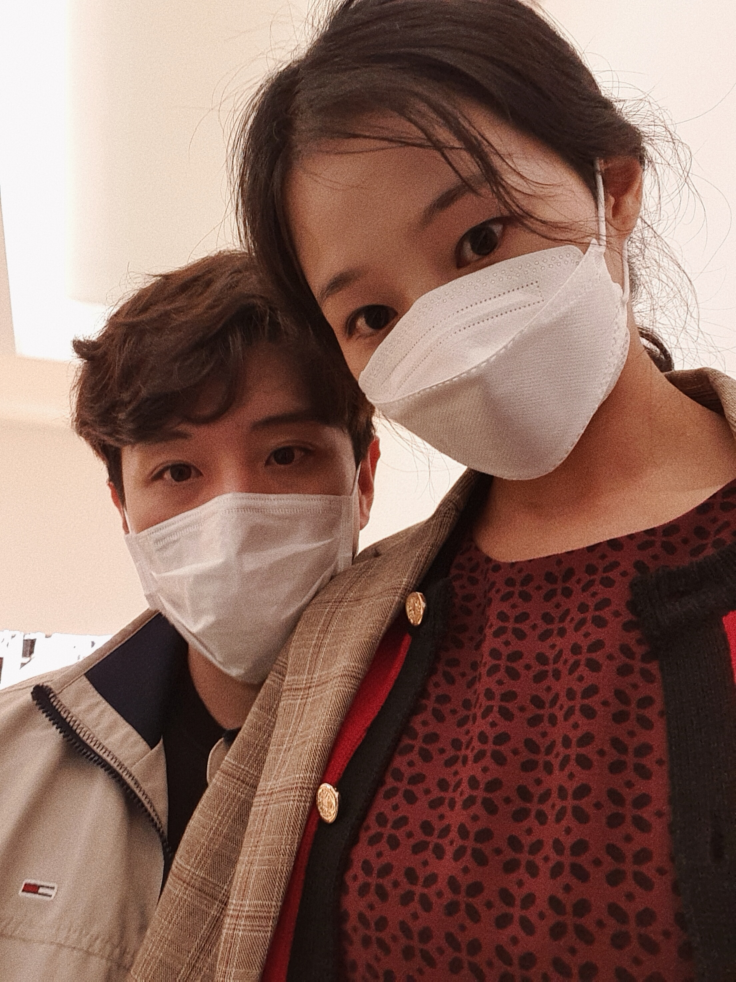
#> input picture watermark/2021-10-25-15-35-48-464.jpg, 2208 x 2944 px, found by its file name (shown at 1/3 size); its folder holds only this picture in this run
$ python rotate_watermark.py
#> lines starting #> are read from the running program, lines starting #| are printed output that depends on the picture
from PIL import ImageFont, ImageDraw, ImageOps, Image
import os

basepath = './watermark/'
jpgpath_list = os.listdir(basepath)
for jpgpath in jpgpath_list:
    if jpgpath.endswith('jpg'):
        finalpath = basepath + jpgpath
        img = Image.open(finalpath)
#> img is the input picture: PIL image 2208x2944 RGB; mean R, G, B 137.8, 105.4, 94.8
        # img=Image.open("D:/Python/watermark/2021-10-25-15-35-48-464.jpg")
        width, height = img.size
#> width = 2208; height = 2944

        text = "♥"
        font = ImageFont.truetype('C:/Users/jjs06/AppData/Local/Microsoft/Windows/Fonts/NanumGothicCoding.ttf', 100)
        txt=Image.new('L', (width,height))
#> txt: PIL image 2208x2944 L; every value is 0
        print(txt)
#| <PIL.Image.Image image mode=L size=2208x2944 at 0x7FEC1F47BE10>
        d = ImageDraw.Draw(txt)

        for x, y in zip(range(0,width,width//3), range(0,height,height//3)):
            d.text( (x, y), text,  font=font, fill=255)
            d.text( (x+1000, y), text,  font=font, fill=255)
            d.text( (x+2000, y), text,  font=font, fill=255)
            d.text( (x+3000, y), text,  font=font, fill=255)
            d.text( (x-1000, y), text,  font=font, fill=255)
            d.text( (x-2000, y), text,  font=font, fill=255)
            d.text( (x-3000, y), text,  font=font, fill=255)
            w=txt.rotate(45,  expand=1)
            img.paste( ImageOps.colorize(w, (0,0,0), (000, 255, 255)), (242,60),  w)
            img.show()
#> this loop made 3 passes
#> pass 1, `w=txt.rotate(45,  expand=1)`:
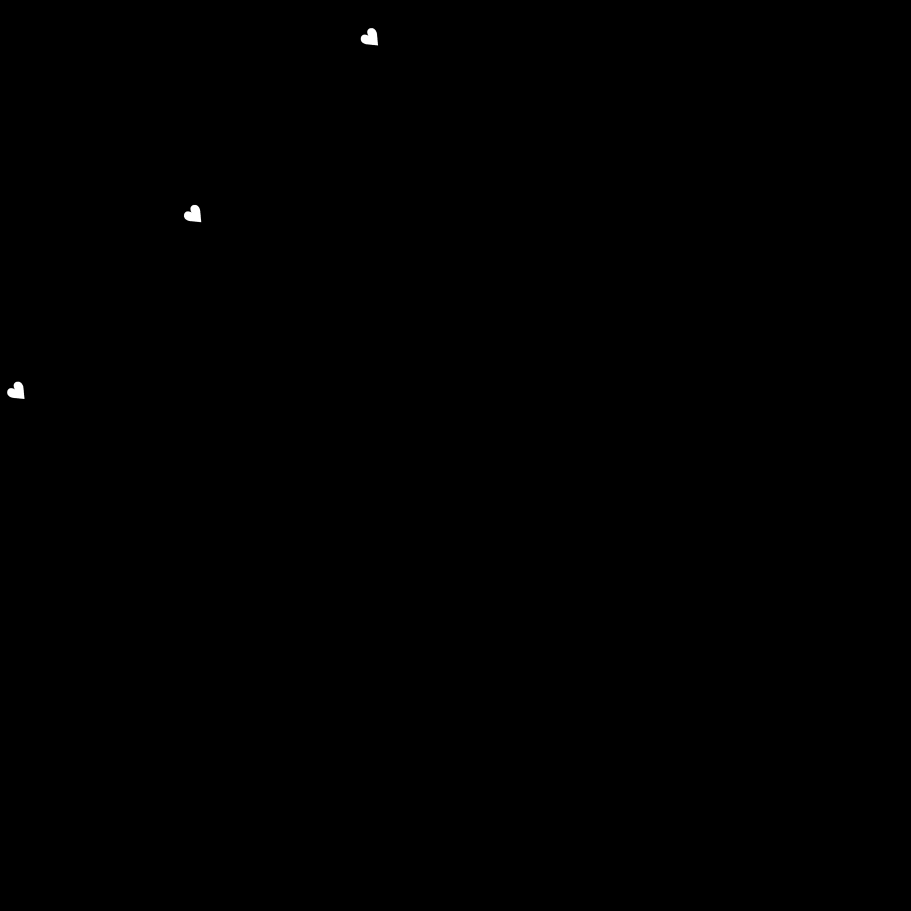
#> w: PIL image 3644x3644 L (shown at 1/4 size); min 0, max 255, mean 0.2
#> pass 1, `img.show()`:
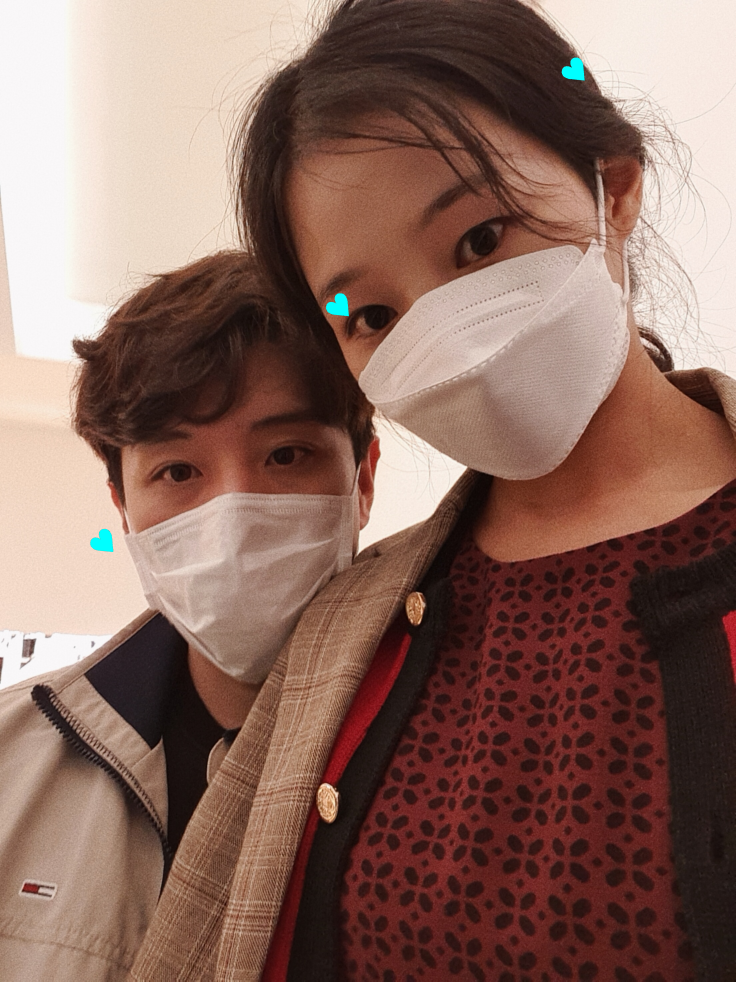
#> shown: PIL image 2208x2944 RGB (shown at 1/3 size); mean R, G, B 137.6, 105.6, 95.1

$ run again, on watermark/2021-11-22-18-13-20-377.jpg
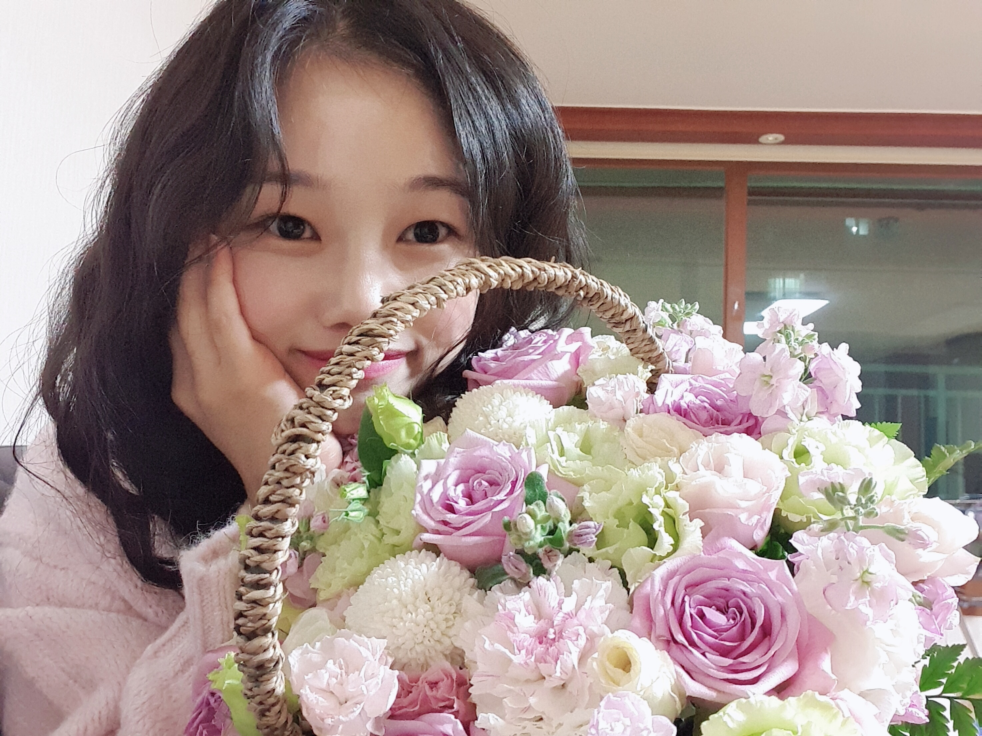
#> input picture watermark/2021-11-22-18-13-20-377.jpg, 2944 x 2208 px, found by its file name (shown at 1/3 size)
#> img is the input picture: PIL image 2944x2208 RGB; mean R, G, B 162, 144.2, 139
#> txt: PIL image 2944x2208 L; every value is 0
#| <PIL.Image.Image image mode=L size=2944x2208 at 0x7FEC1FCAC210>
#> the loop `for x, y in zip(range(0,width,width//3), range(0,height,height//3)):` made 3 passes
#> pass 1, `img.show()`:
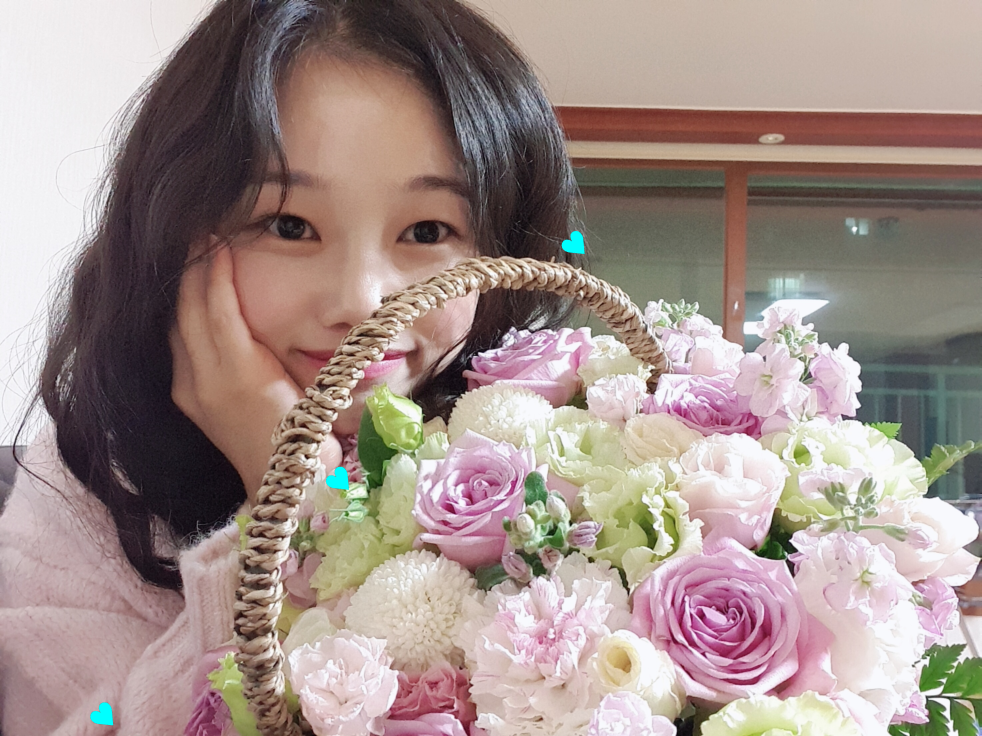
#> shown: PIL image 2944x2208 RGB (shown at 1/3 size); mean R, G, B 161.8, 144.4, 139.2

$ run again, on watermark/B612_20210904_191813_411.jpg
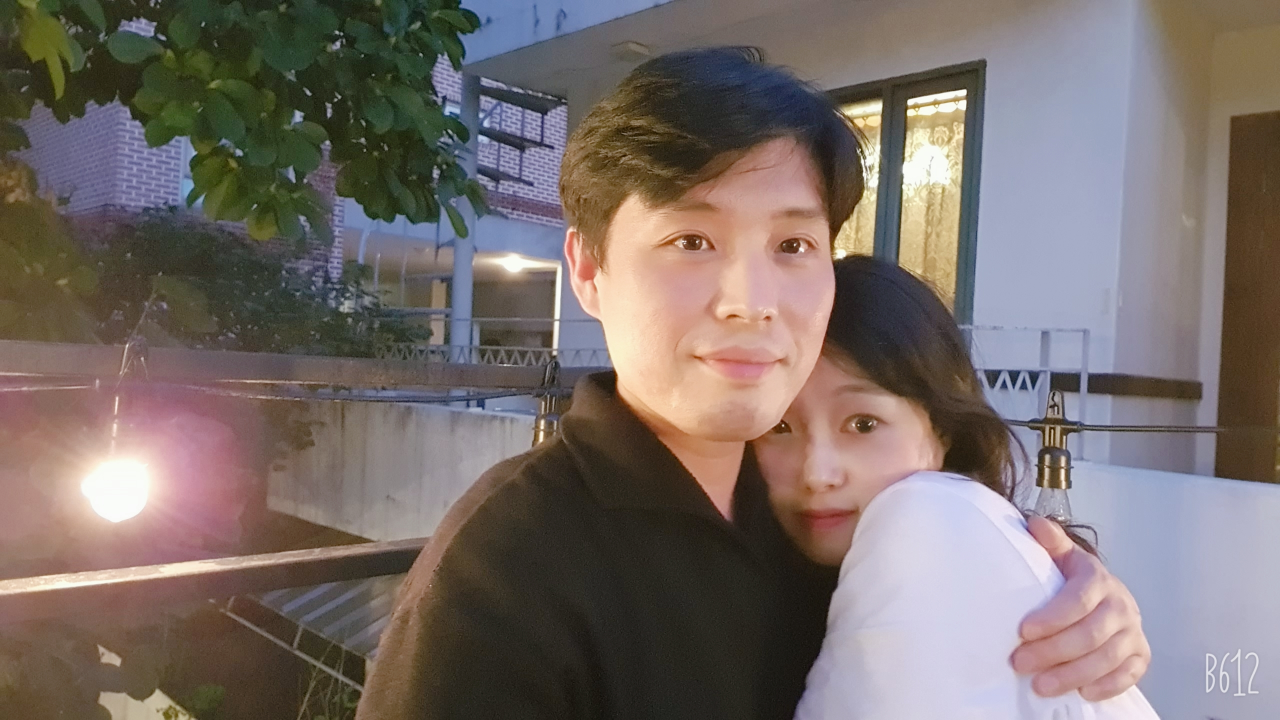
#> input picture watermark/B612_20210904_191813_411.jpg, 2560 x 1440 px, found by its file name (shown at 1/2 size)
#> img is the input picture: PIL image 2560x1440 RGB; mean R, G, B 120.3, 109.3, 105.4
#> txt: PIL image 2560x1440 L; every value is 0
#| <PIL.Image.Image image mode=L size=2560x1440 at 0x7FEC1F49DAD0>
#> the loop `for x, y in zip(range(0,width,width//3), range(0,height,height//3)):` made 3 passes
#> pass 1, `img.show()`:
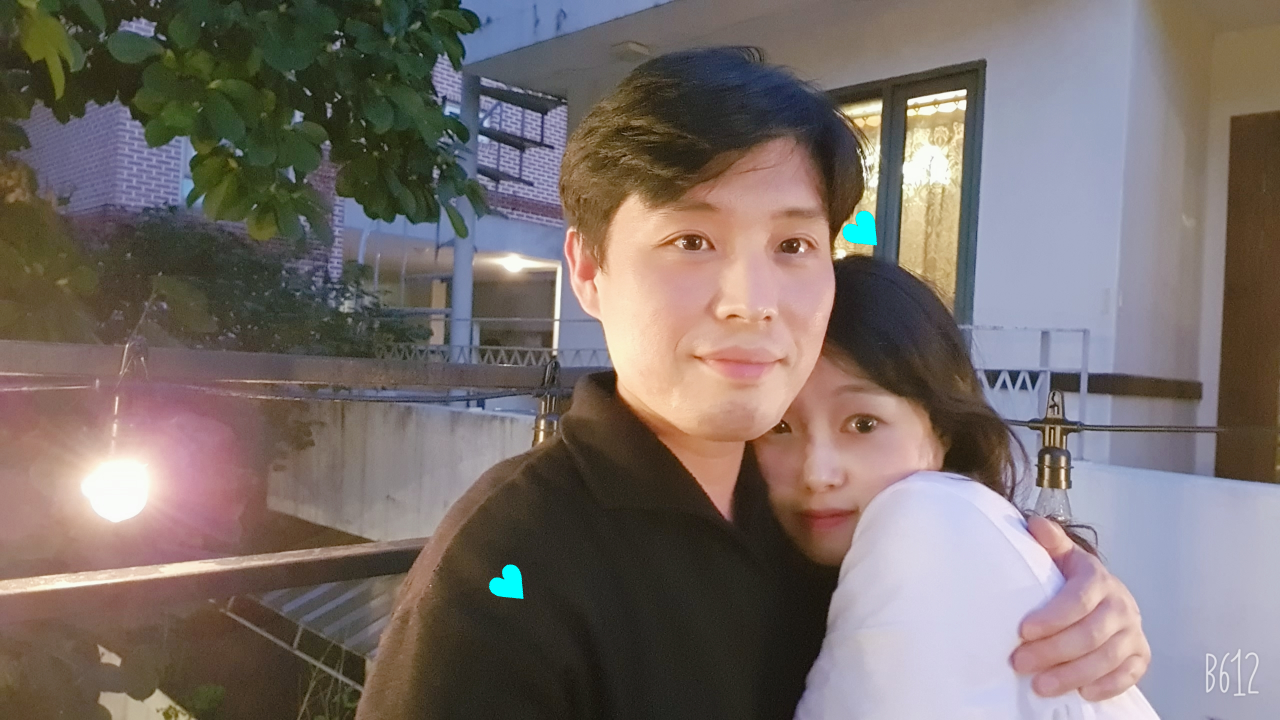
#> shown: PIL image 2560x1440 RGB (shown at 1/2 size); mean R, G, B 120, 109.6, 105.7
